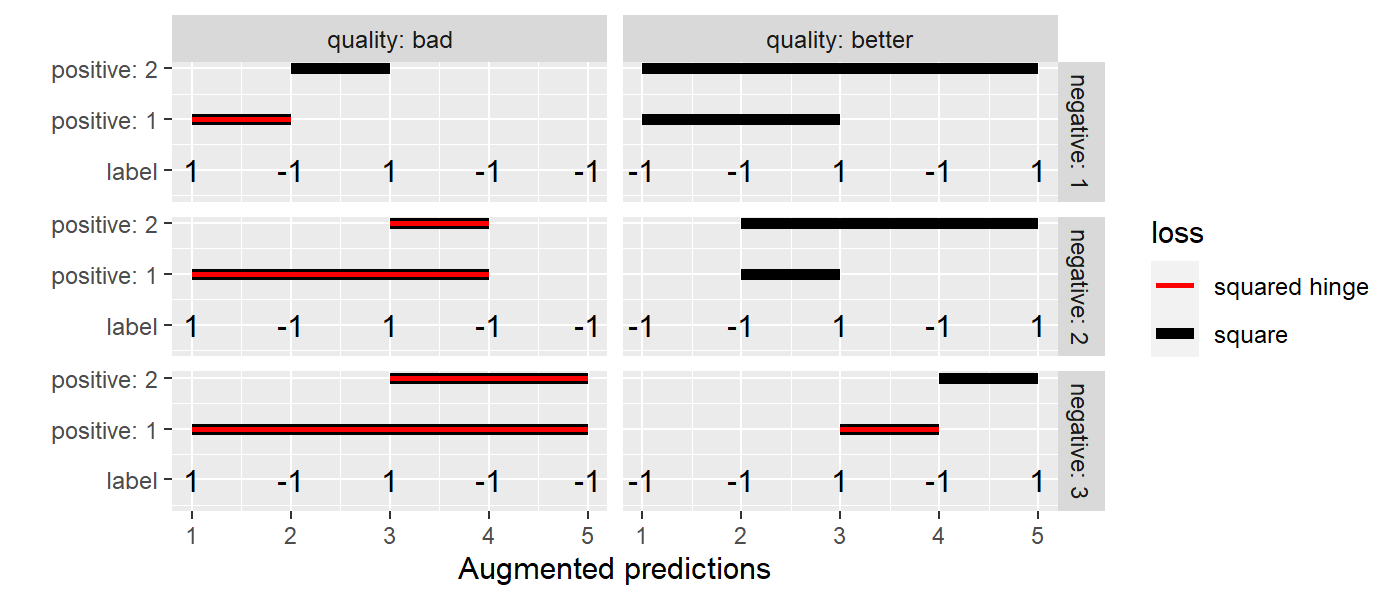

This figure's R source:
source("packages.R")

label.order.list <- list(
  bad=c(1, -1, 1, -1, -1),
  better=c(-1, -1, 1, -1, 1)
  ##best=c(-1, -1, -1, 1, 1, 1)
)
data.dt.list <- list()
pair.dt.list <- list()
for(quality.str in names(label.order.list)){
  quality <- factor(quality.str, names(label.order.list))
  label <- label.order.list[[quality.str]]
  is.positive <- label==1
  pred.list <- list(
    positive=which(is.positive),
    negative=which(!is.positive))
  x.args <- lapply(pred.list, seq_along)
  these.pairs <- data.table(do.call(expand.grid, x.args))
  for(pos.or.neg in c("positive", "negative")){
    indices <- these.pairs[[pos.or.neg]]
    pred.vals <- pred.list[[pos.or.neg]]
    set(these.pairs, j=paste0(pos.or.neg, ".pred"), value=pred.vals[indices])
  }
  ## assume pred is actually augmented predictions
  these.pairs[, diff.pred := negative.pred-positive.pred]
  these.pairs[, loss.clip := ifelse(diff.pred<0, 0, diff.pred)]
  pair.dt.list[[quality.str]] <- data.table(
    quality,
    these.pairs)
  these.data <- data.table(
    quality,
    pred=seq_along(label),
    label)
  data.dt.list[[quality.str]] <- these.data
}
data.dt <- do.call(rbind, data.dt.list)
pair.dt <- do.call(rbind, pair.dt.list)
both.dt <- rbind(
  data.table(pair.dt, loss="square"),
  data.table(pair.dt[loss.clip>0], loss="squared hinge"))
gg <- ggplot()+
  facet_grid(negative ~ quality, labeller=label_both)+
  geom_text(aes(
    pred, 0,
    label=label),
    data=data.dt)+
  geom_segment(aes(
    positive.pred, positive,
    size=loss, color=loss,
    xend=negative.pred, yend=positive),
    data=both.dt)+
  scale_size_manual(values=c("squared hinge"=1, square=2))+
  scale_color_manual(values=c("squared hinge"="red", square="black"))+
  scale_x_continuous("Augmented predictions")+
  scale_y_continuous("", breaks=0:2, labels=c("label", paste("positive:", 1:2)), limits=c(-0.5, 2))
png("figure-concept.png", width=7, height=3, res=200, units="in")
print(gg)
dev.off()
